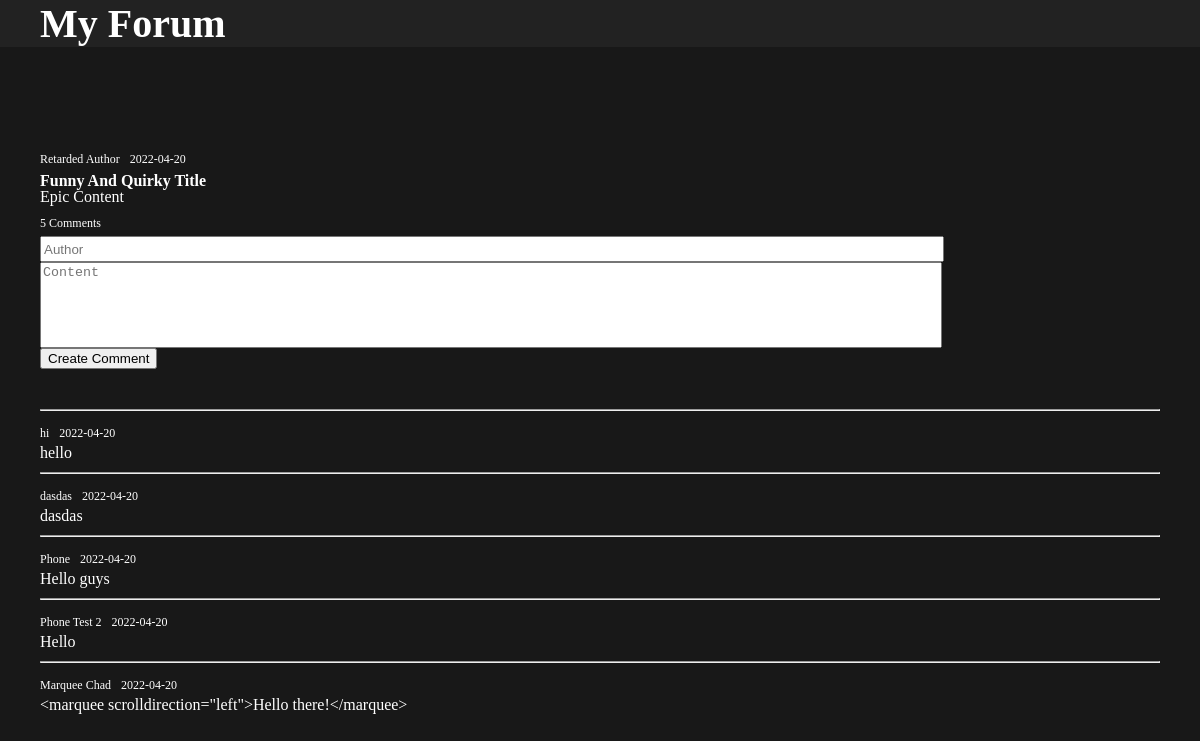
The app's page /thread/1, older data.
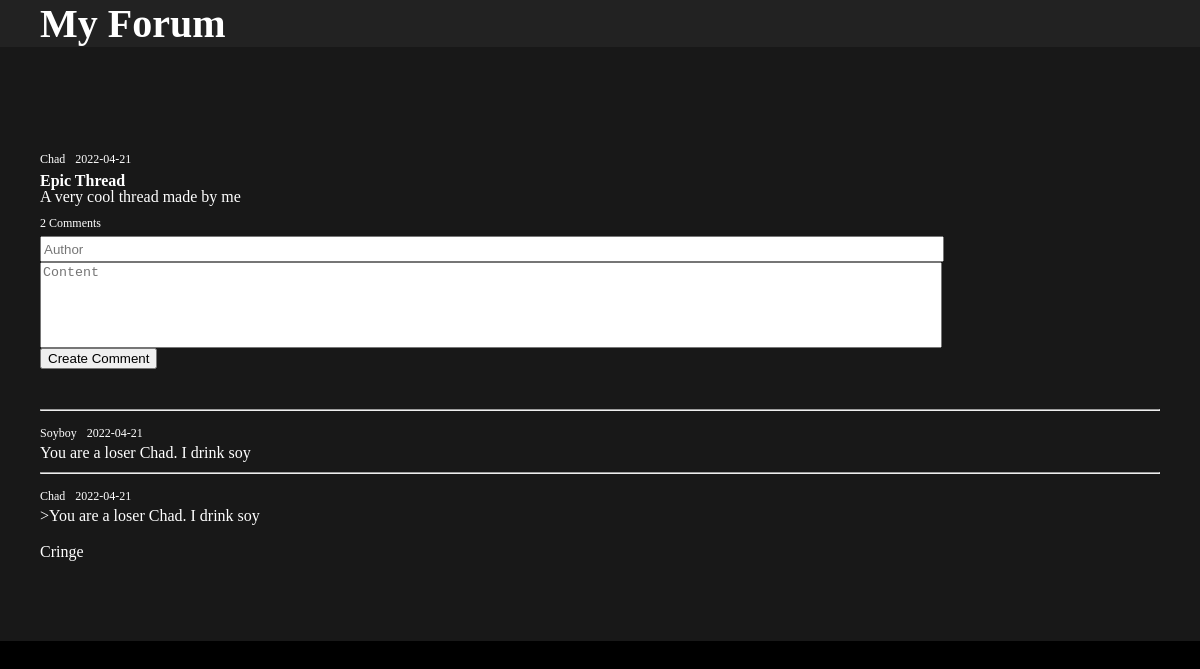
The same page, newer data.
### app.py (models this page shows, shortened)
class Thread(db.Model):
    id = db.Column(db.Integer, primary_key=True)
    title = db.Column(db.String(200), nullable=False)
    author = db.Column(db.String(200), nullable=False)
    date = db.Column(db.DateTime, default=datetime.utcnow)
    content = db.Column(db.String(200), nullable=False)
    comments = db.relationship('Comment', backref='thread', lazy=True)

class Comment(db.Model):
    id = db.Column(db.Integer, primary_key=True)
    author = db.Column(db.String(200), nullable=False)
    date = db.Column(db.DateTime, default=datetime.utcnow)
    content = db.Column(db.String(200), nullable=False)
    thread_id = db.Column(db.Integer, db.ForeignKey('thread.id'), nullable=False)

### app.py (the view)
@app.route('/thread/<int:id>', methods=['POST', 'GET'])
def thread(id):
    userIP = request.remote_addr
    moderator = False
    if userIP == "192.168.0.1":
        moderator = True
    thread = Thread.query.get_or_404(id)
    if request.method == 'POST':
        comment_author = request.form['author']
        comment_content = request.form['content']
        new_comment = Comment(author=comment_author,content=comment_content,thread_id=id)
        thread.comments.append(new_comment)
        try:
            db.session.commit()
            return redirect(f"/thread/{id}")
        except:
            return 'There was an issue adding your comment'
    else:
        return render_template('thread.html', thread=thread, moderator=moderator)

### templates/thread.html (shortened to what this page needs)
{% extends 'base.html' %}
{% block body %}
<div class="content">
    <div class="main">
        <div class="header">
            <div class="meta">
                <p class="author">
                    {{thread.author}}
                </p>
                <p class="timestamp">
                    {{thread.date.date()}}
                </p>
            </div>
            <h4 class="title">
                {{thread.title}}
            </h4>
            <p class="post-content">
                {{thread.content}}
            </p>
            <div class="meta">
                <p class="comment-count">
                    {{thread.comments|length}} Comments
                </p>
            </div>
        </div>
        <div class="form">
            <form action="/thread/{{thread.id}}" method="POST">
                <input type="text" name="author" id="author" placeholder="Author">
                <textarea type="text" name="content" id="content" placeholder="Content"></textarea>
                <input type="submit" value="Create Comment" id="submit">
            </form>
        </div>
        <div class="comments">
            {% for comment in thread.comments %}
            <hr>
            <div class="comment">
                <div class="top-comment">
                    <p class="user">
                        {{comment.author}}
                    </p>
                    <p class="comment-ts">
                        {{thread.date.date()}}
                    </p>
                </div>
                <div class="comment-content">
                    {{comment.content}}
                </div>
            </div>
            {% endfor %}
        </div>
    </div>
</div>
{% endblock %}

Row changes from the older to the newer data that the page shows:
removed Comment: author "hi", {{ thread.date.date() }} "2022-04-20", content "hello"
removed Comment: author "dasdas", {{ thread.date.date() }} "2022-04-20", content "dasdas"
removed Comment: author "Phone", {{ thread.date.date() }} "2022-04-20", content "Hello guys"
removed Comment: author "Phone Test 2", {{ thread.date.date() }} "2022-04-20", content "Hello"
removed Comment: author "Marquee Chad", {{ thread.date.date() }} "2022-04-20", content "<marquee scrolldirection=\"left\">Hello there!</marquee>"
changed Thread: author "Retarded Author" → "Chad"; date "2022-04-20" → "2022-04-21"; title "Funny And Quirky Title" → "Epic Thread"; content "Epic Content" → "A very cool thread made by me"
added Comment: author "Soyboy", {{ thread.date.date() }} "2022-04-21", content "You are a loser Chad. I drink soy"
added Comment: author "Chad", {{ thread.date.date() }} "2022-04-21", content ">You are a loser Chad. I drink soy Cringe"
Text that changed along with them:
{{ thread.comments|length }}: "5" → "2"
